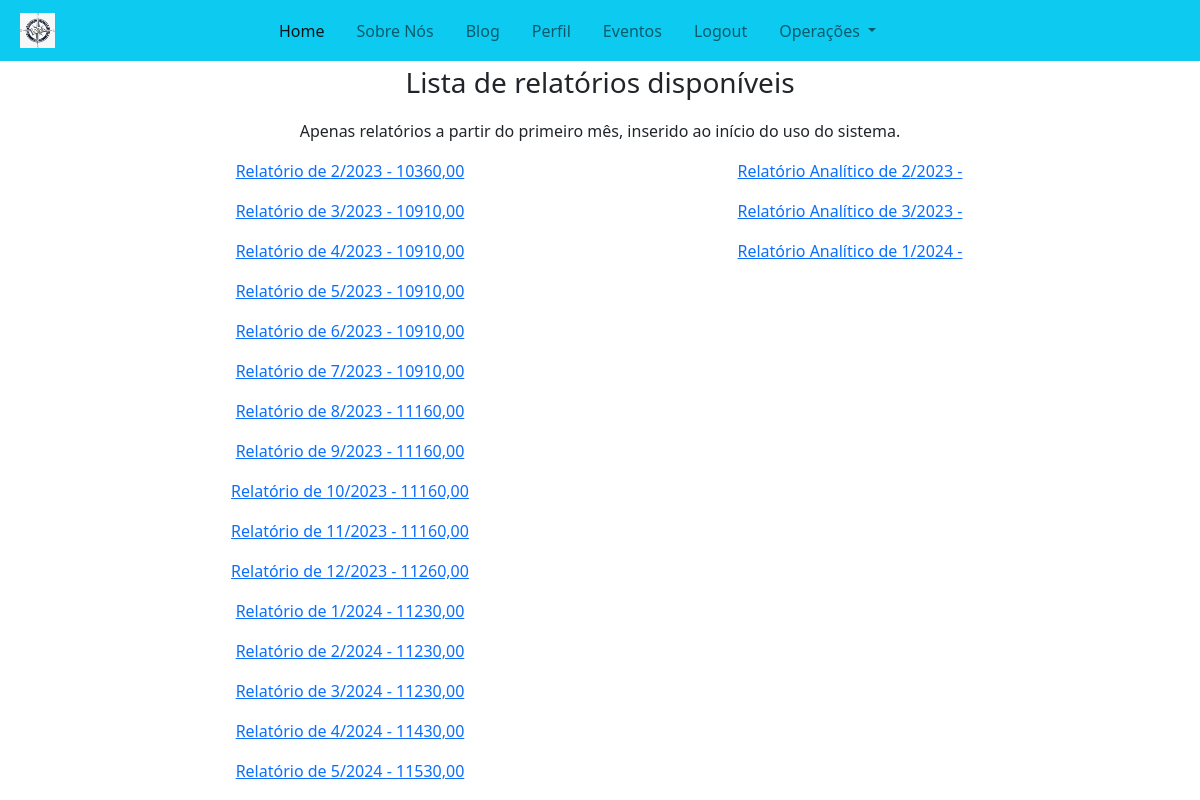
The page /treasury/reports (signed in) on the database its author committed.
### treasury/models/monthly_balance.py (models this page shows, shortened)
class MonthlyBalance(BaseModel):
    month = models.DateField(unique=True)
    is_first_month = models.BooleanField(default=False)
    balance = models.DecimalField(max_digits=10, decimal_places=2, default=0.0)
    class Meta:
        verbose_name = "Saldo Mensal"
        verbose_name_plural = "Saldos Mensais"

### treasury/models/monthly_report_model.py (models this page shows, shortened)
class MonthlyReportModel(BaseModel):
    month = models.DateField(unique=True)
    previous_month_balance = models.DecimalField(
        max_digits=10, decimal_places=2, default=0.0
    )
    total_positive_transactions = models.DecimalField(
        max_digits=10, decimal_places=2, default=0.0
    )
    total_negative_transactions = models.DecimalField(
        max_digits=10, decimal_places=2, default=0.0
    )
    in_cash = models.DecimalField(max_digits=10, decimal_places=2, default=0.0)
    in_current_account = models.DecimalField(
        max_digits=10, decimal_places=2, default=0.0
    )
    in_savings_account = models.DecimalField(
        max_digits=10, decimal_places=2, default=0.0
    )
    monthly_result = models.DecimalField(max_digits=10, decimal_places=2, default=0.0)
    total_balance = models.DecimalField(max_digits=10, decimal_places=2, default=0.0)
    class Meta:
        verbose_name = "Relatório Financeiro Analítico"
        verbose_name_plural = "Relatórios Financeiros Analíticos"

### treasury/views/report_list_view.py (the view)
# urls.py: path("reports", FinanceReportsListView.as_view(), name="list-financial-reports"),
class FinanceReportsListView(PermissionRequiredMixin, ListView):
    permission_required = 'treasury.view_transactionmodel'
    template_name = "treasury/reports_list.html"
    model = MonthlyBalance
    context_object_name = "reports"
    def get_context_data(self, *, object_list=None, **kwargs):
        context = super().get_context_data(object_list=object_list, **kwargs)
        context["analytical_reports"] = MonthlyReportModel.objects.all()
        return context

### core/core_context_processor.py (called while the page is built)
def context_user_data(request):
    file_path = find("json/church_info.json")
    church_info = {}
    try:
        with open(file_path, "r") as file:
            church_info = json.load(file)
    except FileNotFoundError:
        print("Erro: File not found")
    if request.user.is_authenticated:
        user = CustomUser.objects.get(pk=request.user.id)
        return {
            "user": user,
            "church_info": church_info,
        }
    else:
        return {"church_info": church_info}

### treasury/templates/treasury/reports_list.html
{% extends 'core/base.html' %}
{% load static%}
{% block content %}
<div class="container text-center">
    <p class="fs-3 fw-light">Lista de relatórios disponíveis</p>
    <p class="fw-light">Apenas relatórios a partir do primeiro mês, inserido ao início do uso do sistema.</p>
</div>
<div class="container col-10">
    <div class="row">
        <div class="col-md-6 text-center">
            {% for r in reports %}
            {% if not r.is_first_month %}
            <div class="row"><a href="{% url 'treasury:monthly-transactions' r.month.year r.month.month %}"><p>Relatório de {{r.month.month}}/{{r.month.year}} - {{r.balance}} </p></a></div>
            {% endif %}
            {% endfor %}
        </div>
        <div class="col-md-6 text-center">
            {% for r in analytical_reports %}
            <div class="row"><a href="{% url 'treasury:analytical-report' r.id %}"><p>Relatório Analítico de {{r.month.month}}/{{r.month.year}} - {{r.balance}} </p></a></div>
            {% endfor %}
        </div>
    </div>
</div>
{% endblock %}

### rows shown on the page
MonthlyBalance: month.month "2", month.year "2023", balance "10360,00"
MonthlyBalance: month.month "3", month.year "2023", balance "10910,00"
MonthlyBalance: month.month "4", month.year "2023", balance "10910,00"
MonthlyBalance: month.month "5", month.year "2023", balance "10910,00"
MonthlyBalance: month.month "6", month.year "2023", balance "10910,00"
MonthlyBalance: month.month "7", month.year "2023", balance "10910,00"
MonthlyBalance: month.month "8", month.year "2023", balance "11160,00"
MonthlyBalance: month.month "9", month.year "2023", balance "11160,00"
MonthlyBalance: month.month "10", month.year "2023", balance "11160,00"
MonthlyBalance: month.month "11", month.year "2023", balance "11160,00"
MonthlyBalance: month.month "12", month.year "2023", balance "11260,00"
MonthlyBalance: month.month "1", month.year "2024", balance "11230,00"
MonthlyBalance: month.month "2", month.year "2024", balance "11230,00"
MonthlyBalance: month.month "3", month.year "2024", balance "11230,00"
MonthlyBalance: month.month "4", month.year "2024", balance "11430,00"
MonthlyBalance: month.month "5", month.year "2024", balance "11530,00"
MonthlyReportModel: month.month "2", month.year "2023"
MonthlyReportModel: month.month "3", month.year "2023"
MonthlyReportModel: month.month "1", month.year "2024"
